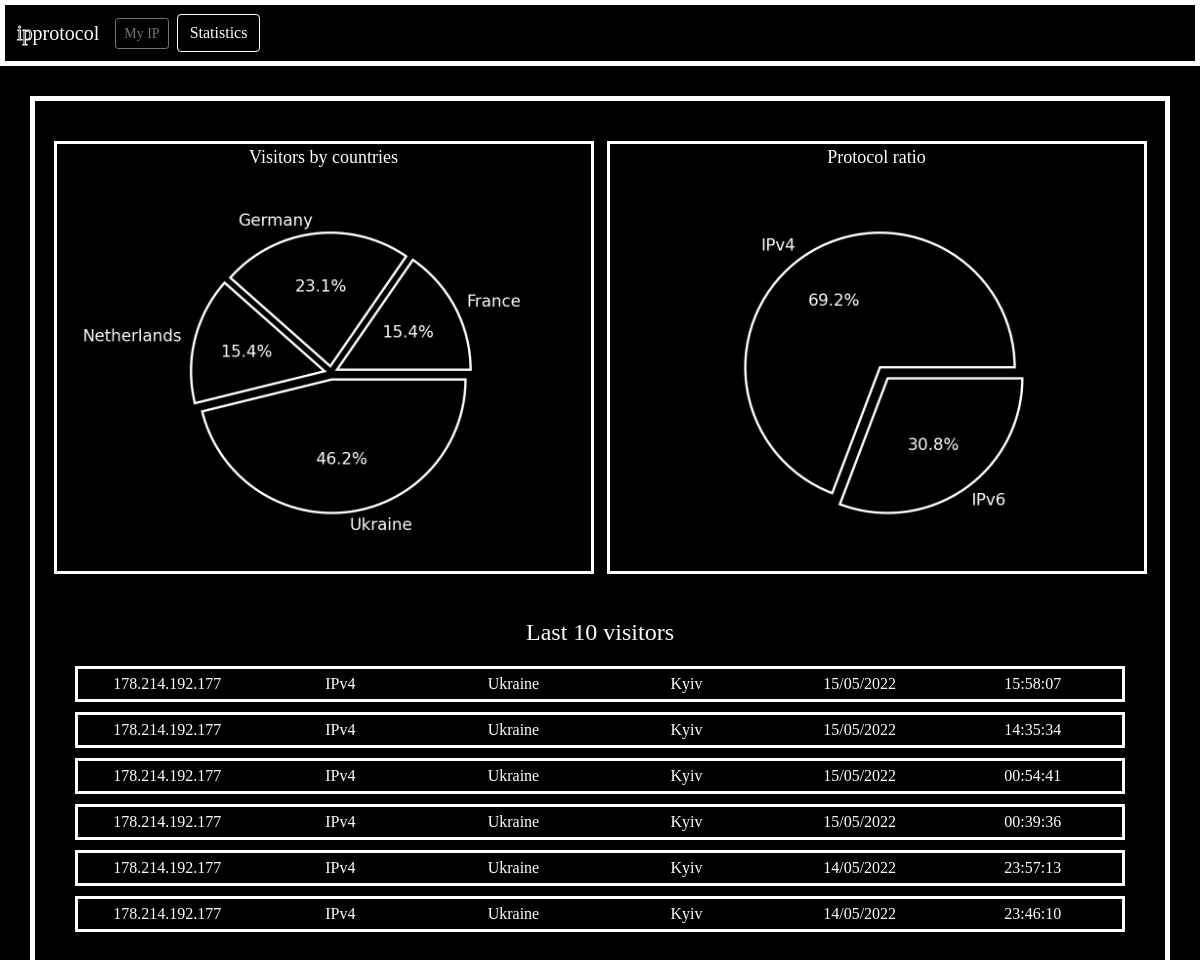
Page /statistics on the earlier database version.
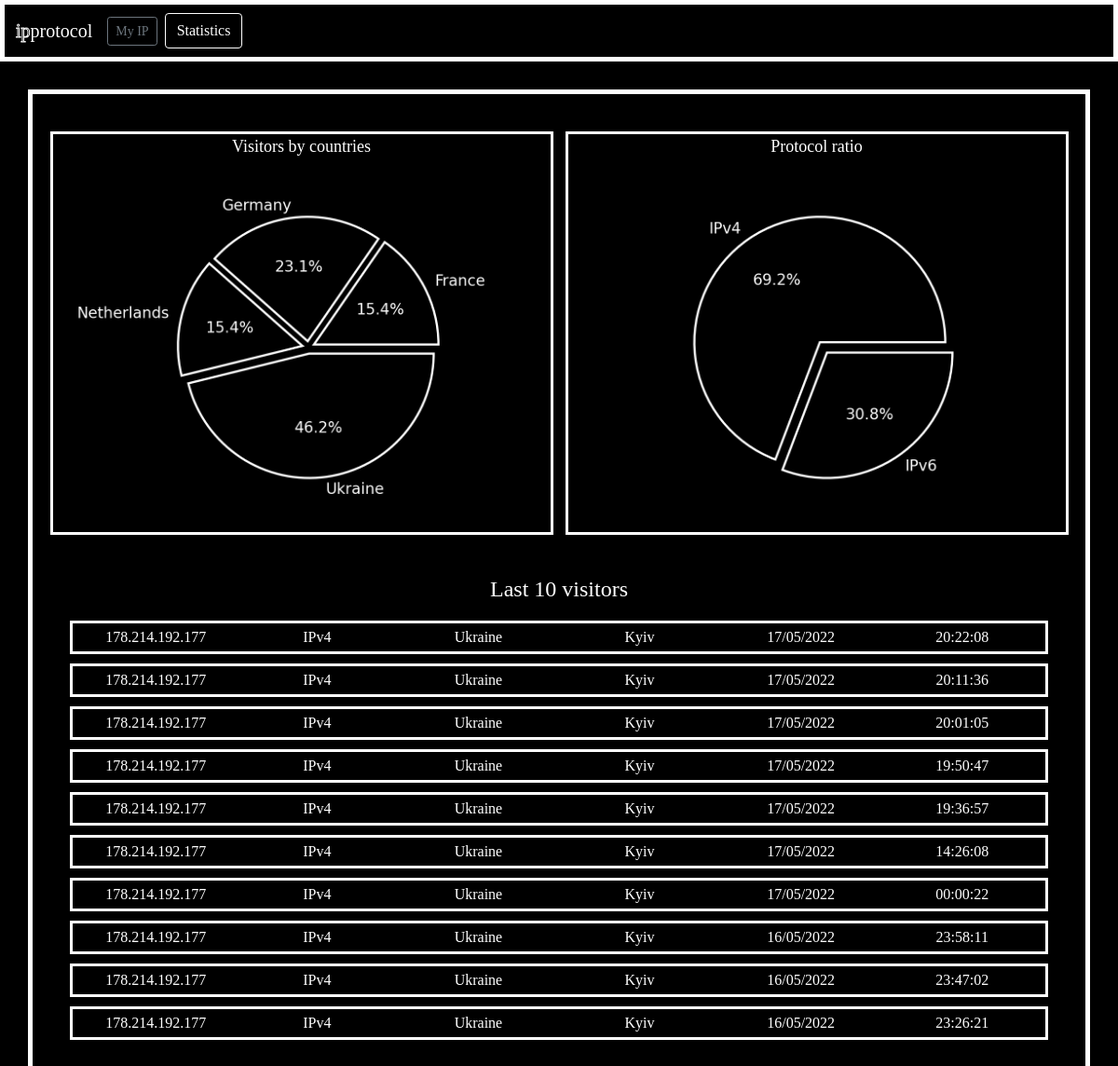
Same page on the later database version.
### reguser/models.py (models this page shows)
class visitors(models.Model):
    ipField = models.CharField('IP', max_length=45)
    protocolField = models.CharField('protocol', max_length=4)
    countryField = models.CharField('country', max_length=50)
    cityField = models.CharField('city', max_length=50)
    providerField = models.TextField('provider')
    date = models.CharField('date', max_length=20)
    time = models.CharField('time', max_length=50)
    cookie = models.CharField('cookie', max_length=32)
    def __str__(self):
        return self.ipField
    class Meta:
        verbose_name = 'visitors'
        verbose_name_plural = 'visitors'

### reguser/views.py (the view)
# urls.py: path('statistics', views.statistics, name = 'statistics')
def statistics(request):
    visitors_output= visitors.objects.order_by('-id')[:10]
    vis_countries = visitors.objects.values_list('countryField', flat=True)
    vis_protocols = visitors.objects.values_list('protocolField', flat=True)
    arr_countries = ['Ukraine','Netherlands','Ukraine','Ukraine','Germany','Ukraine','Germany','Netherlands','Ukraine','France','Germany','Ukraine','France']
    arr_protocols = ['IPv4','IPv4','IPv6','IPv4','IPv4','IPv6','IPv4','IPv6','IPv4','IPv6','IPv4','IPv4','IPv4']
    values_countries, counts_countries =  np.unique(arr_countries, return_counts=True)
    values_protocols, counts_protocols =  np.unique(arr_protocols, return_counts=True)
    explode = []
    colors = []
    for i in values_countries:
        explode.append(0.05)
        colors.append('black')
    fe = font_manager.FontEntry(
        fname='reguser/static/reguser/BigBlue.ttf',
        name='BigBlue')
    font_manager.fontManager.ttflist.insert(0, fe)
    plt.rcParams['font.family'] = fe.name
    plt.rcParams['text.color'] = 'w'
    plt.rcParams['font.size'] = 14
    plt.clf()
    plt.pie(counts_countries,labels=values_countries,colors=colors,explode=explode,autopct='%1.1f%%',
    wedgeprops = {"edgecolor" : "white", 'linewidth': 2, 'antialiased': True})
    plt.axis('equal')
    plt.savefig('reguser/static/reguser/countries.png', dpi=171, transparent=True)
    plt.clf()
    plt.pie(counts_protocols,labels=values_protocols,colors=('black','black'),explode=(0.05,0.05),autopct='%1.1f%%',
    wedgeprops = {"edgecolor" : "white", 'linewidth': 2, 'antialiased': True})
    plt.axis('equal')
    plt.savefig('reguser/static/reguser/protocols.png', dpi=171, transparent=True)
    return render(request, 'reguser/statistics.html', {'visitors_output': visitors_output})

### reguser/templates/reguser/statistics.html (shortened to what this page needs)
<!DOCTYPE html>
<html lang="en">
<head>
    {% load static %}
    <link rel="stylesheet" href="https://cdn.jsdelivr.net/npm/bootstrap@5.1.3/dist/css/bootstrap.min.css">
    <link rel="stylesheet" href="{% static 'reguser/css_index.css' %}">
</head>
<body>
    <nav class="navbar navbar-dark"style='border:5px solid white; background-color: black;'>
        <form class="container-fluid justify-content-start">
             <a class="navbar-brand" onselectstart="return false" unselectable="on"><span unselectable="on" style="color:rgb(0, 0, 0); -webkit-text-stroke: 1px white">ip</span>protocol</a>
             <a href="{% url 'index' %}" role="button" class="btn btn-sm btn-outline-secondary me-2">My IP</a>
             <button type="button" class="btn btn-outline-dark" style="color:white; border-color:white;">Statistics</button>
         </form>
     </nav>
    <div class="container" style="border:5px solid white; max-width:95%; margin-top: 30px;">
        <div class="d-flex flex-wrap mx-auto" style="margin-top: 30px; align-content: center;">
            <div class="mx-auto" style="border:3px solid white; padding: 0; margin-top: 0; margin:10px; max-width:45vmax; max-height: 55vmin;  vertical-align:middle; text-align:center">
                <p style="margin:0; color:white; font-size: 1.5vmax;">Visitors by countries</p>
                <img src="../static/reguser/countries.png" style="max-width:100%; max-height:100%;">
            </div>
            <div class ='mx-auto'style="border:3px solid white; padding: 0; margin:10px; max-width:45vmax; max-height: 55vmin;  vertical-align:middle; text-align:center">
                <p style="margin:0; color:white; font-size: 1.5vmax;">Protocol ratio</p>
                <img src="../static/reguser/protocols.png" style="max-width:100%; max-height:100%;">
            </div>
        </div>
    <div class="container mx-auto" style="max-width:95%; margin-top: 30px; margin-bottom: 30px;">
        <p class ="mx-auto"style="text-align:center; color:white; font-size: 2vmax;">Last 10 visitors</p>
        {% for record in visitors_output %}
            <div class="row"style="border:3px solid white; margin-bottom:10px; padding:3px; ">
                <div class="col" style="color: white; background-color: black; padding: 0; margin:0; text-align: center;">{{ record }}</div>
                <div class="col" style="color: white; background-color: black; padding: 0; margin:0; text-align: center;">{{ record.protocolField }}</div>
                <div class="col" style="color: white; background-color: black; padding: 0; margin:0; text-align: center;">{{ record.countryField }}</div>
                <div class="col" style="color: white; background-color: black; padding: 0; margin:0; text-align: center;">{{ record.cityField }}</div>
                <div class="col" style="color: white; background-color: black; padding: 0; margin:0; text-align: center;">{{ record.date }}</div>
                <div class="col" style="color: white; background-color: black; padding: 0; margin:0; text-align: center;">{{ record.time }}</div>
            </div>
        {% endfor %}
    </div>
    </div>
</body>
</html>

Differences in the rows shown:
no longer on this page (row unchanged): visitors: ipField "178.214.192.177", protocolField "IPv4", countryField "Ukraine", cityField "Kyiv", date "15/05/2022", time "15:58:07"
no longer on this page (row unchanged): visitors: ipField "178.214.192.177", protocolField "IPv4", countryField "Ukraine", cityField "Kyiv", date "15/05/2022", time "14:35:34"
no longer on this page (row unchanged): visitors: ipField "178.214.192.177", protocolField "IPv4", countryField "Ukraine", cityField "Kyiv", date "15/05/2022", time "00:54:41"
no longer on this page (row unchanged): visitors: ipField "178.214.192.177", protocolField "IPv4", countryField "Ukraine", cityField "Kyiv", date "15/05/2022", time "00:39:36"
no longer on this page (row unchanged): visitors: ipField "178.214.192.177", protocolField "IPv4", countryField "Ukraine", cityField "Kyiv", date "14/05/2022", time "23:57:13"
no longer on this page (row unchanged): visitors: ipField "178.214.192.177", protocolField "IPv4", countryField "Ukraine", cityField "Kyiv", date "14/05/2022", time "23:46:10"
added visitors: ipField "178.214.192.177", protocolField "IPv4", countryField "Ukraine", cityField "Kyiv", date "17/05/2022", time "20:22:08"
added visitors: ipField "178.214.192.177", protocolField "IPv4", countryField "Ukraine", cityField "Kyiv", date "17/05/2022", time "20:11:36"
added visitors: ipField "178.214.192.177", protocolField "IPv4", countryField "Ukraine", cityField "Kyiv", date "17/05/2022", time "20:01:05"
added visitors: ipField "178.214.192.177", protocolField "IPv4", countryField "Ukraine", cityField "Kyiv", date "17/05/2022", time "19:50:47"
added visitors: ipField "178.214.192.177", protocolField "IPv4", countryField "Ukraine", cityField "Kyiv", date "17/05/2022", time "19:36:57"
added visitors: ipField "178.214.192.177", protocolField "IPv4", countryField "Ukraine", cityField "Kyiv", date "17/05/2022", time "14:26:08"
added visitors: ipField "178.214.192.177", protocolField "IPv4", countryField "Ukraine", cityField "Kyiv", date "17/05/2022", time "00:00:22"
added visitors: ipField "178.214.192.177", protocolField "IPv4", countryField "Ukraine", cityField "Kyiv", date "16/05/2022", time "23:58:11"
added visitors: ipField "178.214.192.177", protocolField "IPv4", countryField "Ukraine", cityField "Kyiv", date "16/05/2022", time "23:47:02"
added visitors: ipField "178.214.192.177", protocolField "IPv4", countryField "Ukraine", cityField "Kyiv", date "16/05/2022", time "23:26:21"
